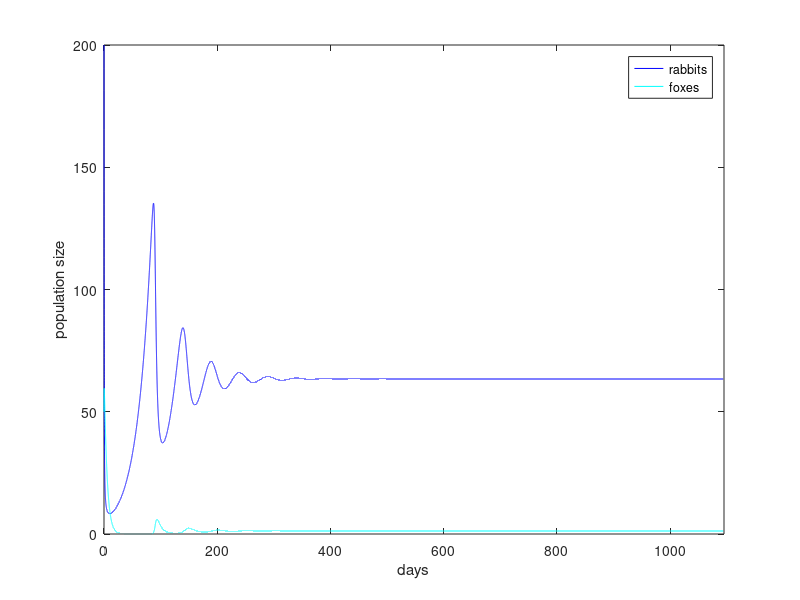
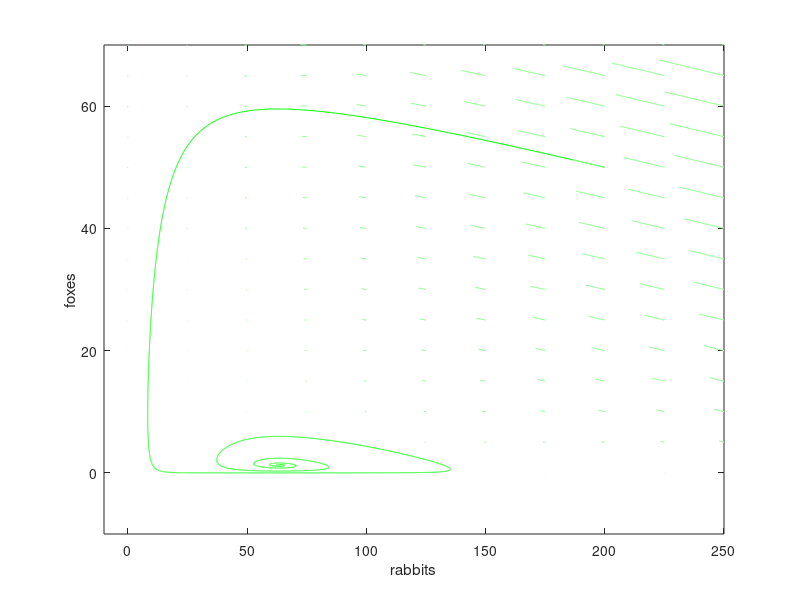

The MATLAB source for these figures, in order:
function modLV_fwdEuler_holling
    %%RESTRICTED PREY GROWTH AND HOLLING'S DISK
    R0U = 0.04;
    R0V = 0.2;
    gamma = 0.0005;
    e = 0.1;
    K = 10000;
    s = gamma;
    h = 0.2;
    
    dT = 0.01; %delta tau (in days)
    maxT = 365*3; %max t
    t=0:dT:maxT;
    X = zeros(size(t)); %initializing rabbit matrix
    Y = zeros(size(t)); % initializing fox matrix
    numIter=(maxT/dT); %number of iterations
    
    X(1)= 200; %initial x value
    Y(1) = 50; %initial y value
    
    for i=1:numIter
        %rabbit update function
        X(i+1)=X(i)+u(X(i),Y(i))*dT;
        %fox update function
        Y(i+1)=Y(i)+v(X(i),Y(i))*dT;
    end

%   x is u(t) and y is v(t)
%   PREY FUNCTION -> RABBITS
    function du_dt = u(x, y)
        du_dt = ((R0U*(1-(x/K)))*x)-(((s*x)/(1+(s*h*x)))*x*y);
    end
%   PREDATOR FUNCTION -> FOXES
    function dv_dt = v(x, y)
        dv_dt = (e*((s*x)/(1+(s*h*x)))*x*y)-(R0V*y);
    end

     figure(1);
     plot(t, X, 'b'); 
     hold on
     plot (t, Y, 'c');
     hold off
     xlim([0 365*3]);
     
     xlabel('days');
     ylabel('population size');
     legend('rabbits', 'foxes');
    
     figure(2);
     plot(X, Y, 'g');
     xlabel('rabbits');
     ylabel('foxes');
     
     hold on
     
      [UU, VV] = meshgrid([0:25:250], [0:5:70])
      vel_U = ((R0U.*(1-(UU./K))).*UU)-(((s.*UU)./(1+(s.*h.*UU))).*UU.*VV);
      vel_V = (e.*((s.*UU)./(1+(s.*h.*UU))).*UU.*VV)-(R0V.*VV);
      h = quiver(UU, VV, vel_U, vel_V, 1.25);
      set(h, 'maxheadsize', 0.005, 'color', [150, 255, 150]/255);
      
      xlim([-10 250]);
      ylim([-10 70]);
      
      hold off
end